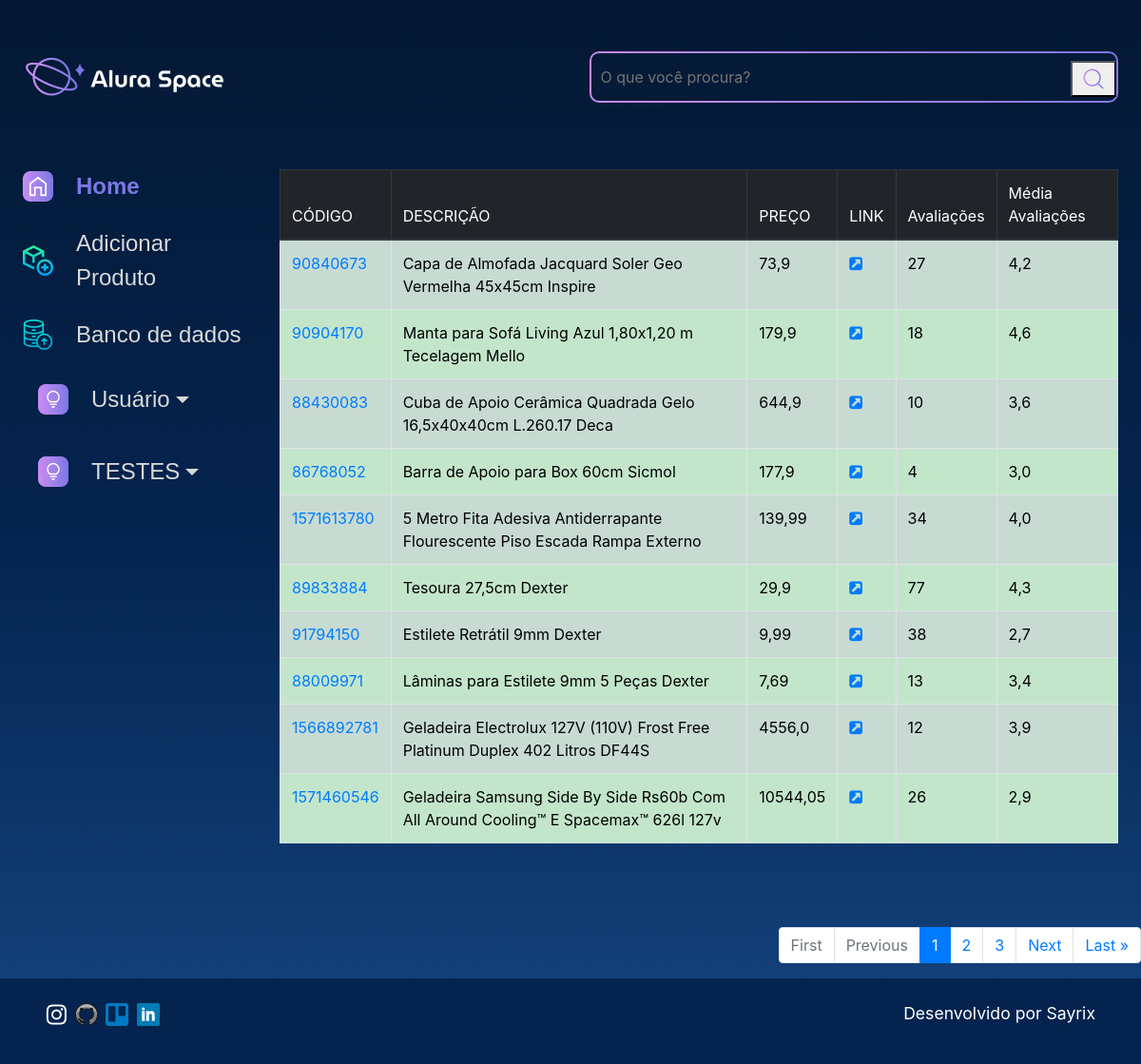
/dados, run on the app's committed database.
### produtos/models.py (models this page shows, shortened)
class Produto(models.Model):
    lm = models.CharField(max_length=20, primary_key=True, null=False, blank=False)
    titulo = models.CharField(max_length=130, null=False, blank=False)
    preco = models.FloatField(max_length=10, null=False, blank=False)
    link = models.CharField(max_length=250, null=False, blank=False)
    avaliacoes = models.IntegerField(null=False, blank=False)
    media_avaliacoes = models.FloatField(max_length=4, null=False, blank=False)
    data_produto = models.DateTimeField(default=datetime.now, blank=False)
    foto = models.ImageField(blank=True)
    info_produto = models.CharField(max_length=1000, null=False, blank=False)
    usuario = models.ForeignKey(
        to=User,
        on_delete=models.SET_NULL,
        null=True,
        blank=False,
        related_name="user",
    )

### produtos/views.py (the view)
# urls.py: path('dados', dados, name='dados'),
def dados(request):
    dados = Produto.objects.all()
    p = Paginator(Produto.objects.all(), 10)
    page = request.GET.get('page')
    dados_organizados = p.get_page(page)
    nums = "i" * dados_organizados.paginator.num_pages
    return render(request, 'produtos/dados.html', {'dados': dados, 'dados_organizados': dados_organizados, 'nums': nums})

### templates/produtos/dados.html (shortened to what this page needs)
{% extends 'produtos/base.html' %}
{% load static %}
{% block content %}
        <section>
            <table class="table table-striped table-bordered table-hover">
                <thead class="thead-dark">
                    <tr>
                        <th scope="col">CÓDIGO</th>
                        <th scope="col">DESCRIÇÃO</th>
                        <th scope="col">PREÇO</th>
                        <th scope="col">LINK</th>
                        <th scope="col">Avaliações</th>
                        <th scope="col">Média Avaliações</th>
                    </tr>
                </thead>
                <tbody>
                    {% if dados %}
                    {% for dado in dados_organizados %}
                    <tr class="table-success">
                        <td><a href="{% url 'detalhe_produto' %}?lm={{ dado.lm}}&titulo={{dado.titulo}}&foto={{dado.foto}}" target="_blank">{{ dado.lm }}</a></td>
                        <td>{{ dado.titulo }}</td>
                        <td>{{ dado.preco }}</td>
                        <td><a href="{{ dado.link }}" target="_blank"><i class="fa fa-external-link-square" aria-hidden="true"></i></a></td>
                        <td>{{ dado.avaliacoes }}</td>
                        <td>{{ dado.media_avaliacoes }}</td>
                    </tr>
                    {% endfor %}
                    {%endif%}
                </tbody>
            </table>
        </section>
    </div>
    <br/></br/>
    <nav aria-label="Page navigation example">
        <ul class="pagination justify-content-end">
            {% if dados_organizados.has_previous %}
                <li class="page-item"><a class="page-link" href="?page=1">&laquo First</a></li>
                <li class="page-item"><a class="page-link" href="?page={{dados_organizados.previous_page_number}}">Previous</a></li>
            {% elif not dados_organizados.has_previous %}
                <li class="page-item disabled"><a class="page-link" href="">First</a></li>
                <li class="page-item disabled"><a class="page-link" href="">Previous</a></li>
            {% endif %}
            {% for n in dados_organizados.paginator.page_range %}
                {% if dados_organizados.number == n %}
                    <li class="page-item active">
                    <span class="page-link">{{ n }}</span>
                    </li>
                {% elif n > dados_organizados.number|add:'-3' and n < dados_organizados.number|add:'3' %}
                    <li class="page-item"><a class="page-link" href="?page={{ n }}">{{ n }}</a></li>
                {% endif %}
            {% endfor %}
            {% if dados_organizados.has_next %}
                <li class="page-item"><a class="page-link" href="?page={{ dados_organizados.next_page_number}}"> Next</a></li>
                <li class="page-item"><a class="page-link" href="?page={{ dados_organizados.paginator.num_pages}}"> Last &raquo </a></li>
                {% elif not dados_organizados.has_next %}
                    <li class="page-item disabled"><a class="page-link" href="">Next</a></li>
                    <li class="page-item disabled"><a class="page-link" href="">Last</a></li>
            {% endif %}
        </ul>
    </nav>
{% endblock %}

### setup/static/styles/style.css (style rules this page uses)
html, body, div, span, applet, object, iframe, h1, h2, h3, h4, h5, h6, p, blockquote, pre, a, abbr, acronym, address, big, cite, code, del, dfn, em, img, ins, kbd, q, s, samp, small, strike, strong, sub, sup, tt, var, b, u, i, center, dl, dt, dd, ol, ul, li, fieldset, form, label, legend, table, caption, tbody, tfoot, thead, tr, th, td, article, aside, canvas, details, embed, figure, figcaption, footer, header, hgroup, menu, nav, output, ruby, section, summary, time, mark, audio, video { margin: 0; padding: 0; border: 0; font-size: 100%; font: inherit; vertical-align: baseline; }
article, aside, details, figcaption, figure, footer, header, hgroup, menu, nav, section { display: block; }
body { line-height: 1; font-family: 'Space Grotesk', sans-serif; min-height: 100vh; background: linear-gradient(#041833,#04244F,#154580); background-repeat: no-repeat; background-position: center; background-size: cover; }
ol, ul { list-style: none; }
table { border-collapse: collapse; border-spacing: 0; }

### data on the page
Produto: lm "90840673", titulo "Capa de Almofada Jacquard Soler Geo Vermelha 45x45cm Inspire", preco "73,9", avaliacoes "27", media_avaliacoes "4,2"
Produto: lm "90904170", titulo "Manta para Sofá Living Azul 1,80x1,20 m Tecelagem Mello", preco "179,9", avaliacoes "18", media_avaliacoes "4,6"
Produto: lm "88430083", titulo "Cuba de Apoio Cerâmica Quadrada Gelo 16,5x40x40cm L.260.17 Deca", preco "644,9", avaliacoes "10", media_avaliacoes "3,6"
Produto: lm "86768052", titulo "Barra de Apoio para Box 60cm Sicmol", preco "177,9", avaliacoes "4", media_avaliacoes "3,0"
Produto: lm "1571613780", titulo "5 Metro Fita Adesiva Antiderrapante Flourescente Piso Escada Rampa Externo", preco "139,99", avaliacoes "34", media_avaliacoes "4,0"
Produto: lm "89833884", titulo "Tesoura 27,5cm Dexter", preco "29,9", avaliacoes "77", media_avaliacoes "4,3"
Produto: lm "91794150", titulo "Estilete Retrátil 9mm Dexter", preco "9,99", avaliacoes "38", media_avaliacoes "2,7"
Produto: lm "88009971", titulo "Lâminas para Estilete 9mm 5 Peças Dexter", preco "7,69", avaliacoes "13", media_avaliacoes "3,4"
Produto: lm "1566892781", titulo "Geladeira Electrolux 127V (110V) Frost Free Platinum Duplex 402 Litros DF44S", preco "4556,0", avaliacoes "12", media_avaliacoes "3,9"
Produto: lm "1571460546", titulo "Geladeira Samsung Side By Side Rs60b Com All Around Cooling™ E Spacemax™ 626l 127v", preco "10544,05", avaliacoes "26", media_avaliacoes "2,9"

### other printed values
{{ n }} "1"
{{ n }} "2" "3"
